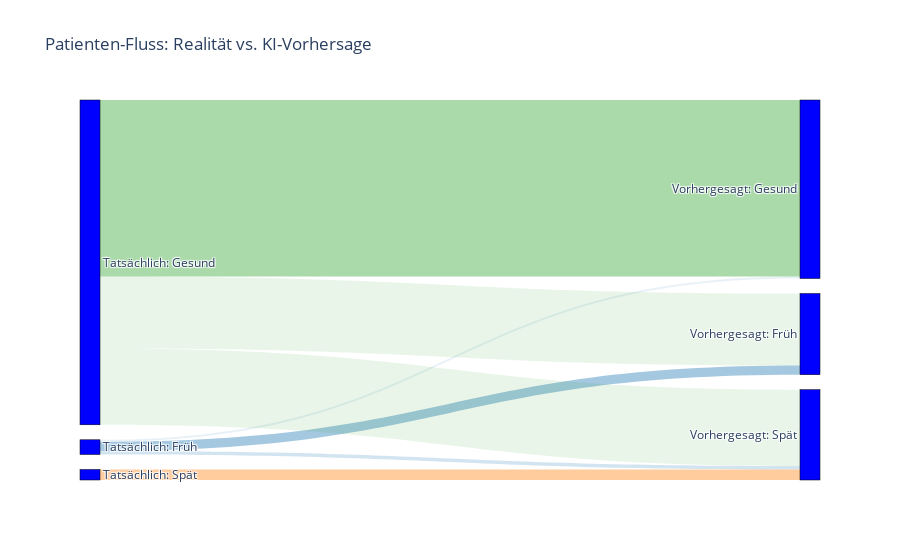

Write notebook code for a chart like this one.
### Code cell
import plotly.graph_objects as go

# Daten aus deiner Confusion Matrix extrahieren
# Reihenfolge: [Früh, Spät, Gesund]
cm = confusion_matrix(y_test_fast, y_val_pred_fast)

# Labels für die Knoten
label_list = [
    "Tatsächlich: Früh", "Tatsächlich: Spät", "Tatsächlich: Gesund", # Quellen (Links)
    "Vorhergesagt: Früh", "Vorhergesagt: Spät", "Vorhergesagt: Gesund" # Ziele (Rechts)
]

# Definition der Flüsse (Sankey-Struktur)
source = [0, 0, 0, 1, 1, 1, 2, 2, 2] # Index der Quellen
target = [3, 4, 5, 3, 4, 5, 3, 4, 5] # Index der Ziele
value = cm.flatten() # Die Zahlen aus deiner Matrix

# Farben definieren (Grün für korrekt, Rot für Fehler)
color_link = [
    'rgba(31, 119, 180, 0.4)', 'rgba(31, 119, 180, 0.2)', 'rgba(31, 119, 180, 0.1)', # Von Früh
    'rgba(255, 127, 14, 0.2)', 'rgba(255, 127, 14, 0.4)', 'rgba(255, 127, 14, 0.1)', # Von Spät
    'rgba(44, 160, 44, 0.1)', 'rgba(44, 160, 44, 0.1)', 'rgba(44, 160, 44, 0.4)'    # Von Gesund
]

fig = go.Figure(data=[go.Sankey(
    node = dict(
      pad = 15, thickness = 20, line = dict(color = "black", width = 0.5),
      label = label_list, color = "blue"
    ),
    link = dict(
      source = source, target = target, value = value, color = color_link
  ))])

fig.update_layout(title_text="Patienten-Fluss: Realität vs. KI-Vorhersage", font_size=12)
fig.show()

### Figure 1 — Plotly figure (JSON) as saved in the notebook; plotly's stock layout.template omitted (floating-point values rounded to 4 significant figures)
{"data": [{"link": {"color": ["rgba(31, 119, 180, 0.4)", "rgba(31, 119, 180, 0.2)", "rgba(31, 119, 180, 0.1)", "rgba(255, 127, 14, 0.2)", "rgba(255, 127, 14, 0.4)", "rgba(255, 127, 14, 0.1)", "rgba(44, 160, 44, 0.1)", "rgba(44, 160, 44, 0.1)", "rgba(44, 160, 44, 0.4)"], "source": [0, 0, 0, 1, 1, 1, 2, 2, 2], "target": [3, 4, 5, 3, 4, 5, 3, 4, 5], "value": [13, 5, 3, 0, 15, 0, 103, 109, 252]}, "node": {"color": "blue", "label": ["Tatsächlich: Früh", "Tatsächlich: Spät", "Tatsächlich: Gesund", "Vorhergesagt: Früh", "Vorhergesagt: Spät", "Vorhergesagt: Gesund"], "line": {"color": "black", "width": 0.5}, "pad": 15, "thickness": 20}, "type": "sankey"}], "layout": {"font": {"size": 12}, "title": {"text": "Patienten-Fluss: Realität vs. KI-Vorhersage"}}}
